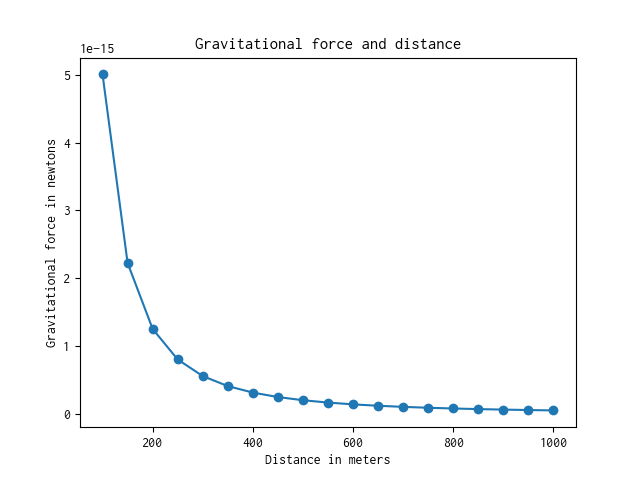

Generate this figure with Python:
import matplotlib.pyplot as plt

def draw_graph(x, y):
    plt.plot(x, y, marker='o')
    plt.xlabel('Distance in meters')
    plt.ylabel('Gravitational force in newtons')
    plt.title('Gravitational force and distance')
    plt.savefig('gravitational_force.png')
    
def generate_F_r():
    r = range(100, 1001, 50)
    F = []
    G = 6.674 * (10 ** -11)
    m1 = 0.5
    m2 = 1.5
    for dist in r:
        force = G * m1 * m2 / (dist ** 2)
        F.append(force)
    draw_graph(r, F)

if __name__ == '__main__':
    generate_F_r()
        